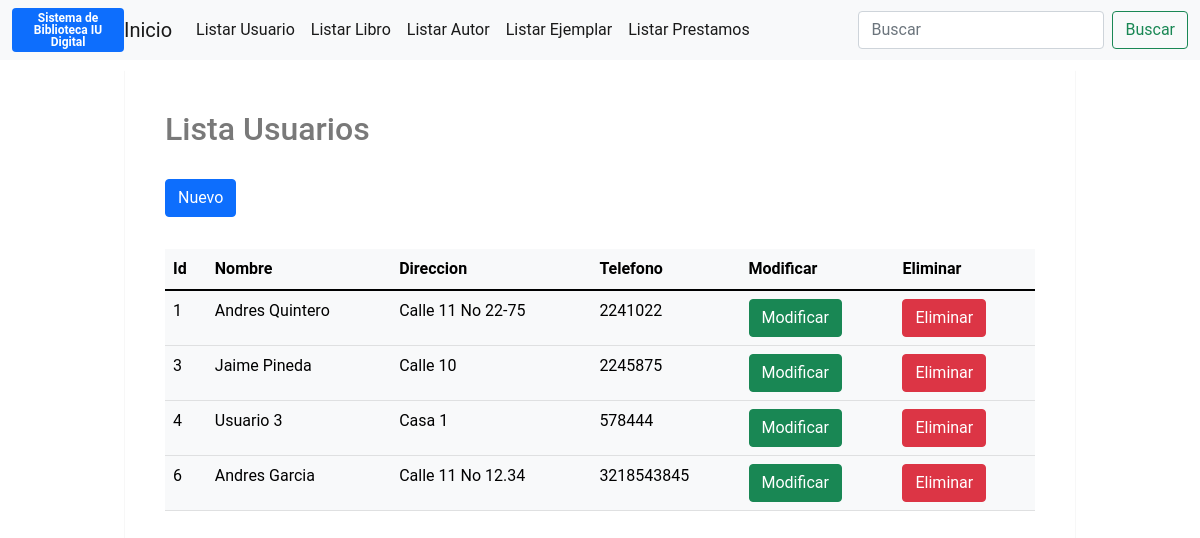
Screenshot of /view/listarUsuario.php with the database file from the repository.
### tables this page shows
CREATE TABLE `usuario` (
  `id` int(11) NOT NULL,
  `nombre` varchar(150) NOT NULL,
  `direccion` text NOT NULL,
  `telefono` varchar(15) NOT NULL
);

### Model/clsConexion.php (called while the page is built, shortened)
<?php
class Conexion{
	private $host;
	private $user;
	private $password;
	private $database;
	private $conn;
	public function __construct(){
		$this->host = HOST;
		$this->user = USER;
		$this->password = PASSWORD;
		$this->database = DATABASE;
	}
	public function CrearConexionSin(){
		$this->conn = new mysqli($this->host,$this->user,$this->password,$this->database);
	}
	public function EjecutarSQL($sql){
		$result = $this->conn->query($sql);
		return $result;
	}
}
?>

### View/listarUsuario.php (the view, shortened to what this page needs)
<!doctype html>
<html lang="es">
  <head>
    <link href="https://cdn.jsdelivr.net/npm/bootstrap@5.1.1/dist/css/bootstrap.min.css" rel="stylesheet">
    <link rel="stylesheet" type="text/css" href="../css/estilos.css">
  </head>
  <body>
<nav class="navbar navbar-expand-lg navbar-light bg-light">
          <div class="container-fluid">
                <div class="badge bg-primary text-wrap" style="width: 7rem;">
                Sistema de Biblioteca IU Digital
                </div>
                <a class="navbar-brand" href="../index.php">Inicio</a>
                <div class="collapse navbar-collapse" id="navbarTogglerDemo03">
                  <ul class="navbar-nav me-auto mb-2 mb-lg-0">
                <li class="nav-item">
                <a class="nav-link active" aria-current="page" href="listarUsuario.php">Listar Usuario</a>
                </li>
                <li class="nav-item">
                <a class="nav-link active" aria-current="page" href="listarLibro.php">Listar Libro</a>
                </li>
                <li class="nav-item">
                <a class="nav-link active" aria-current="page" href="listarAutor.php">Listar Autor</a>
                </li>
                <li class="nav-item">
                <a class="nav-link active" aria-current="page" href="listarEjemplar.php">Listar Ejemplar</a>
                </li>
                <li class="nav-item">
                <a class="nav-link active" aria-current="page" href="listarPrestamo.php">Listar Prestamos</a>
                </li>
                  </ul>
        <form class="d-flex">
          <input class="form-control me-2" type="search" placeholder="Buscar" aria-label="Search">
          <button class="btn btn-outline-success" type="submit">Buscar</button>
        </form>
                </div>
          </div>
      </nav>
<div class="container">
        <div class="login-container">
          <div class="register">
            <h2>Lista Usuarios</h2>
            <div class="row">
                <div class="col-lg-12">
                    <a href="usuario.php"><button class="btn btn-primary mb-2" type="button" >Nuevo</button></a>
                    <div class="table-responsive">
                        <table class="table table-light mt-4" id="table">
                            <thead class="thead-dark">
                                <tr>
                                    <th>Id</th>
                                    <th>Nombre</th>
                                    <th>Direccion</th>
                                    <th>Telefono</th>
                                    <th>Modificar</th>
                                    <th>Eliminar</th>
                                </tr>
                            </thead>
                            <tbody>
                               <?php
                               include('../Model/clsConexion.php');
                               $conn = new Conexion();
                              $conn->CrearConexionSin();
                                $sql = "SELECT * FROM usuario";
                                $result = $conn->EjecutarSQL($sql);
                                while($registrousuarios = $result->fetch_array(MYSQLI_BOTH))
                                  {
                                    echo "<tr>";
                                        echo "<td>"; echo $registrousuarios["id"]; echo "</td>";
                                        echo "<td>"; echo $registrousuarios["nombre"]; echo "</td>";
                                        echo "<td>"; echo $registrousuarios["direccion"]; echo "</td>";
                                        echo "<td>"; echo $registrousuarios["telefono"]; echo "</td>";
                                        echo "<td><a href='actualizarUsuario.php?id=".$registrousuarios['id']."&nombre=".$registrousuarios['nombre']."&direccion=".$registrousuarios['direccion']."&telefono=".$registrousuarios['telefono']."'> <button class='btn btn-success' type='button'>Modificar</button></a>
                                            </td>";
                                        echo "<td><a href='../Controller/UsuarioController.php?id=".$registrousuarios['id']."&nombre=".$registrousuarios['nombre']."'> <button class='btn btn-danger' type='submit' name='Eliminar'>Eliminar</button></a>
                                            </td>";
                                     echo "</tr>";
                                  }
                               ?>
                            </tbody>
                        </table>
                    </div>
          </div>
        </div>
    </div>
  </body>
</html>

### css/estilos.css (style rules this page uses)
* { padding: 0; background-origin: border-box; font-family: 'Roboto', sans-serif; }
body { bottom: #f1f1f1; }
.container { width: 100%; height: 100vh; padding: 10px; display: flex; justify-content: center; }
.login-container { display: flex; width: 950px; height: auto; background: #fff; box-shadow: 0 1px 1px 0 rgba(0,0,0,.2); }
.register, .login { flex: 1; }
.register { padding: 40px; position: relative; }
.register h2 { color: #797979; margin-bottom: 30px; }

### rows the page displays
usuario: id "1", nombre "Andres Quintero", direccion "Calle 11 No 22-75", telefono "2241022"
usuario: id "3", nombre "Jaime Pineda", direccion "Calle 10", telefono "2245875"
usuario: id "4", nombre "Usuario 3", direccion "Casa 1", telefono "578444"
usuario: id "6", nombre "Andres Garcia", direccion "Calle 11 No 12.34", telefono "3218543845"
